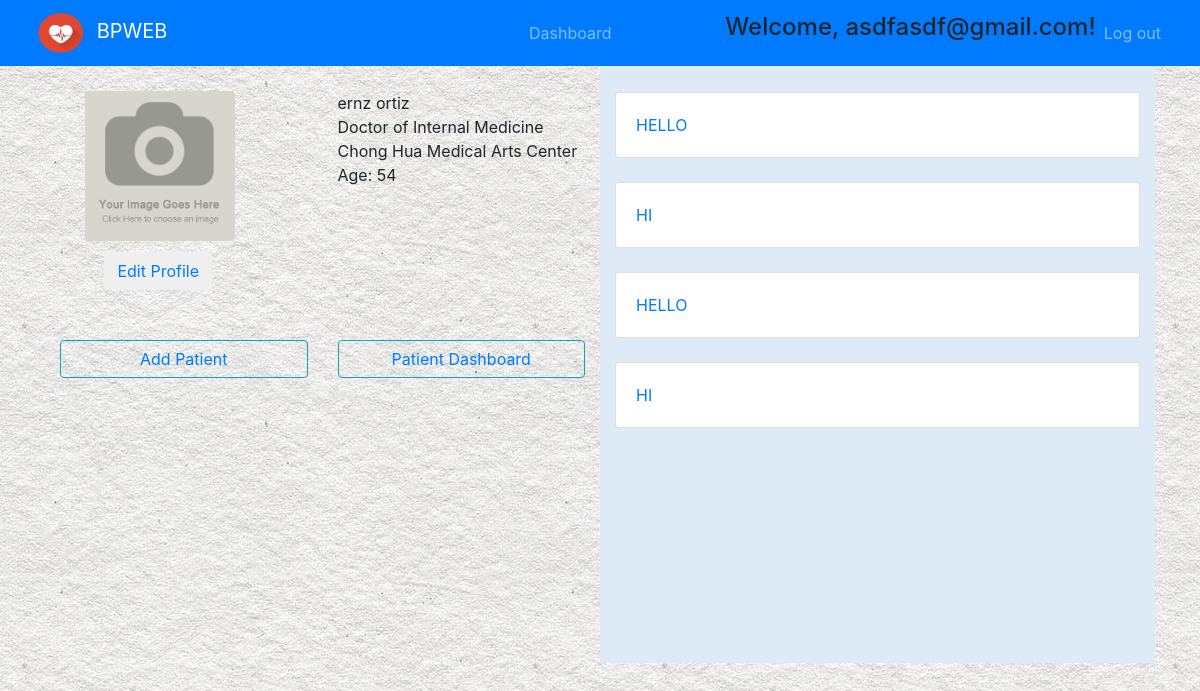
The app's page /profileacc/dashboard/ (signed in), older data.
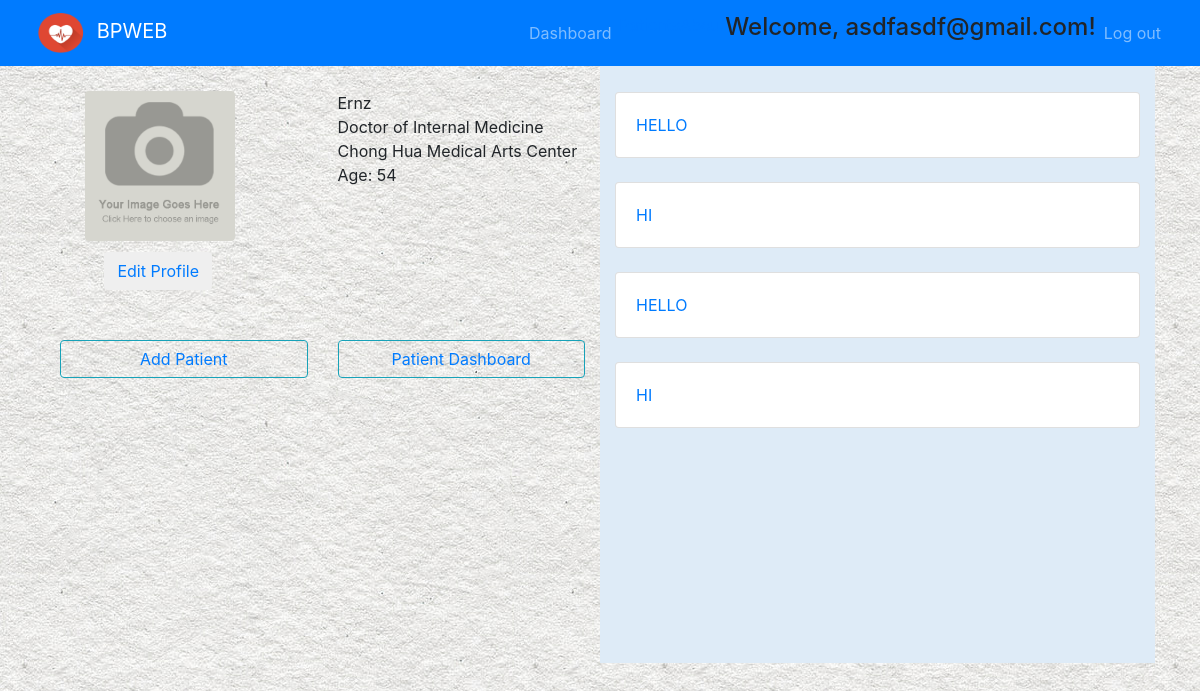
The same page, newer data.
### accounts/models.py (models this page shows, shortened)
class User(AbstractBaseUser):
    email = models.EmailField(max_length=255, unique=True)
    full_name = models.CharField(max_length=255)
    active = models.BooleanField(default=True)
    staff = models.BooleanField(default=False)
    admin = models.BooleanField(default=False)
    timestamp = models.DateField(auto_now_add=True)
    objects = UserManager()
    USERNAME_FIELD = 'email'
    REQUIRED_FIELDS = ['full_name',]
    @property
    def is_active(self):
        return self.active

### profileacc/views.py (the view, shortened to what this page needs)
# urls.py: url(r"dashboard/$", DashboardView.as_view(),name='dash'),
class DashboardView(LoginRequiredMixin, DetailView):
    template_name = 'profileacc/dashboard.html'
    def get_object(self):
        return self.request.user

### profileacc/templates/profileacc/dashboard.html (shortened to what this page needs)
{% extends "base.html" %}
{% block content %}
  <div class="container-fluid">
    <div class="row">
      <div class="col-md-6">
        <div class="row">
          <div class="col-md-6">
            <img src="images/register/profpic.png" class="rounded float-left" alt="profile picture" height="150px" width="150px" style="margin-top: 10%; margin-left: 10%">
          </div>
          <div class="col-md-6">
            <ul class="list-unstyled" style="margin-top: 10%">
              <li> {{ user.full_name }} </li>
              <li> Doctor of Internal Medicine </li>
              <li> Chong Hua Medical Arts Center </li>
              <li> Age: 54 </li>
            </ul>
          </div>
        </div>
        <div class="row">
          <div class="col-md-12" style="margin-top: 2%; margin-left: 8%">
            <button class="btn btn-default"><a href="#"> Edit Profile </button>
          </div>
        </div>
        <div class="row pt-4" style="margin-top: 5%">
          <div class="col-md-6">
            <button type="button" class="btn btn-outline-info" style="width: 100%"> <a href="#"> Add Patient </a> </button>
          </div>
          <div class="col-md-6">
            <button type="button" class="btn btn-outline-info" style="width: 100%"> <a href="#"> Patient Dashboard </a> </button>
          </div>
        </div>
      </div>
      <div class="col-md-6 doc-notif">
        <div class="card" style="margin-top: 5%">
          <div class="card-body"> <a href="#"> HELLO </a></div>
        </div>
        <br>
        <div class="card">
          <div class="card-body"> <a href="#"> HI </a></div>
        </div>
        <br>
        <div class="card">
          <div class="card-body"> <a href="dummypatientdash.html"> HELLO </a></div>
        </div>
        <br>
        <div class="card">
          <div class="card-body"> <a href="dummypatientdash.html"> HI </a></div>
        </div>
      </div>
    </div>
  </div>
{% endblock %}

### templates/base.html (shortened to what this page needs)
<!DOCTYPE html>
{% load staticfiles %}
<html>
  <head>
  <link rel="stylesheet" href="https://maxcdn.bootstrapcdn.com/bootstrap/4.0.0-beta.2/css/bootstrap.min.css">
  </head>
  <body background="{% static '/images/landing/wallpaper-light.png'%}">
  <nav class="navbar navbar-expand-sm bg-primary navbar-dark">
    <div class="container-fluid">
      <a class="navbar-brand mynav" href="{% url 'home' %}">
      <img src="{% static '/images/landing/bp_logo.png'%}" alt="Ooops! No file found. " height="40" width="60">
      BPWEB
    </a>
    <ul class="navbar-nav flex-row ml-md-auto d-none d-md-flex">
      {% if user.is_authenticated %}
            <li><a href="{% url 'profileacc:dash' %}" class="nav-link">Dashboard</a></li>
            <li><a href="#">Patients</a></li>
            <li><a href="#">About</a></li>
            <li><h4>Welcome, {{ user.get_username }}!</h4></li>
            <li><a href="{% url 'logout' %}" class="nav-link">Log out</a></li>
      {% else %}
            <li><a href="{% url 'login' %}" class="nav-link">Log in</a></li>
            <li><a href="{% url 'register' %}" class="nav-link">Signup</a></li>
      {% endif %}
      </ul>
  </div>
  </nav>
  <div class="container mycontent">
    {% block content %}
    {% endblock %}
  </div>
  </body>
</html>

### profileacc/templates/profileacc/dashboard.html (style rules this page uses)
.doc-notif { background-color: rgb(222,235,247); height: 597px; }

Row changes from the older to the newer data that the page shows:
changed User "asdfasdf@gmail.com": full_name "ernz ortiz" → "Ernz"
